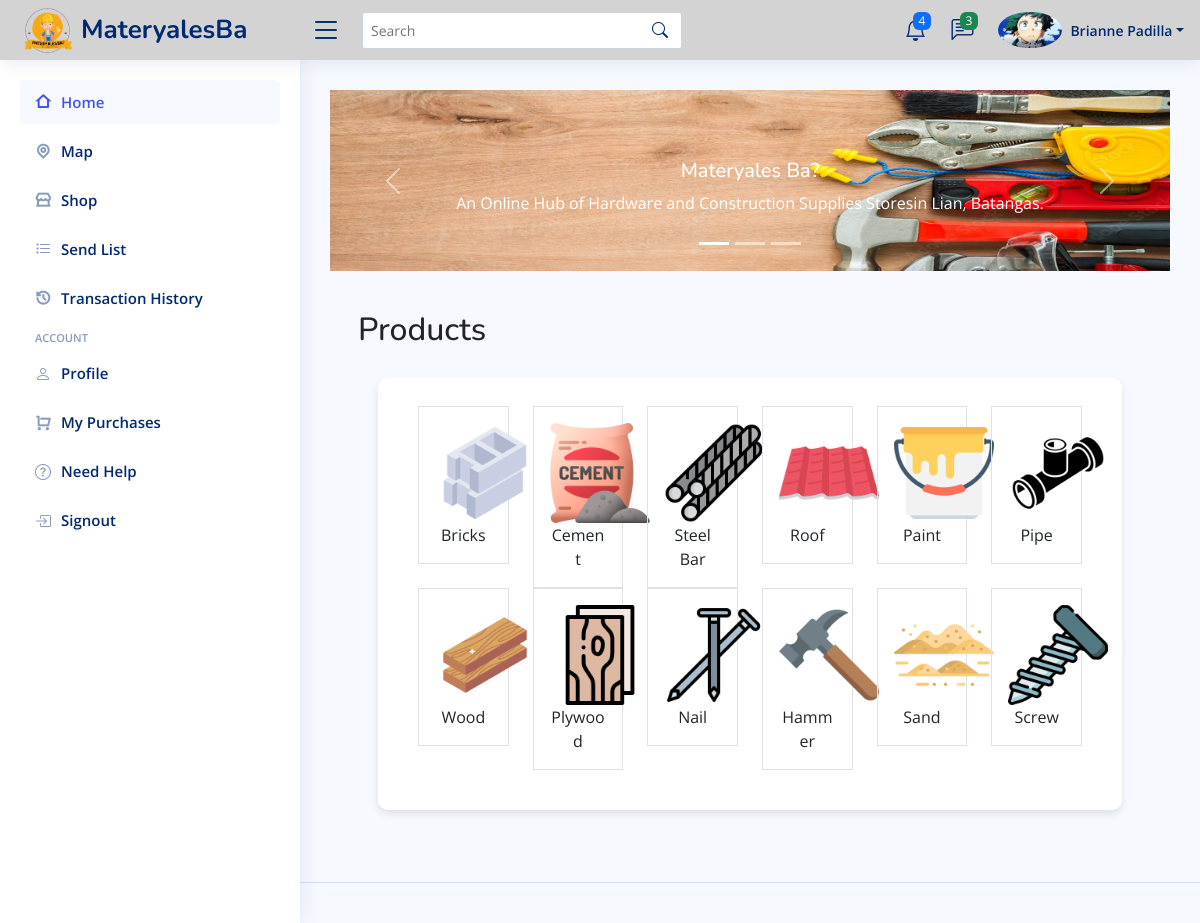
The app's page /system2/customer.php (signed in) with its own data.
### tables this page shows
CREATE TABLE `user_form` (
  `id` int(255) NOT NULL,
  `name` varchar(255) NOT NULL,
  `gender` varchar(255) NOT NULL,
  `address` varchar(255) NOT NULL,
  `contact` varchar(255) NOT NULL,
  `email` varchar(255) NOT NULL,
  `username` varchar(255) NOT NULL,
  `password` varchar(255) NOT NULL,
  `user_type` varchar(255) NOT NULL DEFAULT '',
  `image` varchar(255) NOT NULL,
  `date` date NOT NULL DEFAULT current_timestamp()
);

### system2/customer.php (the view, shortened to what this page needs)
<?php
include 'config.php';
$customer_id = $_SESSION['customer_id'];
?>
<!DOCTYPE html>
<html lang="en">
<head>
  <link href="assets/vendor/bootstrap/css/bootstrap.min.css" rel="stylesheet">
  <link href="assets/vendor/bootstrap-icons/bootstrap-icons.css" rel="stylesheet">
  <link href="assets/vendor/boxicons/css/boxicons.min.css" rel="stylesheet">
  <link href="assets/vendor/quill/quill.snow.css" rel="stylesheet">
  <link href="assets/vendor/quill/quill.bubble.css" rel="stylesheet">
  <link href="assets/vendor/remixicon/remixicon.css" rel="stylesheet">
  <link href="assets/vendor/simple-datatables/style.css" rel="stylesheet">
  <link href="assets/css/style.css" rel="stylesheet">
</head>
<body>
<header id="header" class="header fixed-top d-flex align-items-center">
  <div class="d-flex align-items-center justify-content-between">
    <a href="index.html" class="logo d-flex align-items-center">
      <img src="assets/img/materyalesba.png" alt="">
      <span class="d-none d-lg-block">MateryalesBa</span>
    </a>
    <i class="bi bi-list toggle-sidebar-btn"></i>
  </div>
  <div class="search-bar">
    <form class="search-form d-flex align-items-center" method="POST" action="#">
      <input type="text" name="query" placeholder="Search" title="Enter search keyword">
      <button type="submit" title="Search"><i class="bi bi-search"></i></button>
    </form>
  </div>
  <nav class="header-nav ms-auto">
    <ul class="d-flex align-items-center">
      <li class="nav-item dropdown">
        <a class="nav-link nav-icon" href="#" data-bs-toggle="dropdown">
          <i class="bi bi-bell"></i>
          <span class="badge bg-primary badge-number">4</span>
        </a>
      </li>
      <li class="nav-item dropdown">
        <a class="nav-link nav-icon" href="#" data-bs-toggle="dropdown">
          <i class="bi bi-chat-left-text"></i>
          <span class="badge bg-success badge-number">3</span>
        </a>
      </li>
      <li class="nav-item dropdown pe-3">
        <?php
        $select_profile = $conn->prepare("SELECT * FROM `user_form` WHERE id = ?");
        $select_profile->execute([$customer_id]);
        $fetch_profile = $select_profile->fetch(PDO::FETCH_ASSOC);
        ?>
        <a class="nav-link nav-profile d-flex align-items-center pe-0" href="#" data-bs-toggle="dropdown">
          <img src="uploaded_img/<?= $fetch_profile['image']; ?>" alt="" class="rounded-circle">
          <span class="d-none d-md-block dropdown-toggle ps-2"><?= $fetch_profile['name']; ?></span>
        </a>
      </li>
    </ul>
  </nav>
</header>
     <aside id="sidebar" class="sidebar">
    <ul class="sidebar-nav" id="sidebar-nav">
      <li class="nav-item">
        <a class="nav-link " href="customer.php">
          <i class="ri-home-2-line"></i>
          <span>Home</span>
        </a>
      </li>
      <li class="nav-item">
        <a class="nav-link collapsed" href="customer_map.php">
          <i class="ri-map-pin-line"></i>
          <span>Map</span>
        </a>
      </li>
      <li class="nav-item">
        <a class="nav-link collapsed" href="customer_shop.php">
          <i class="ri-store-2-line"></i>
          <span>Shop</span>
        </a>
      </li>
          <li class="nav-item">
           <a class="nav-link collapsed" href="customer_list.php">
             <i class="bi bi-list-task"></i>
             <span>Send List</span>
            </a>
          </li>
      <li class="nav-item">
        <a class="nav-link collapsed" href="customer_transact_history.php">
          <i class="ri-history-line"></i>
          <span>Transaction History</span>
        </a>
      </li>
      <li class="nav-heading">Account</li>
          <li class="nav-item">
            <a class="nav-link collapsed" href="customer_profile.php">
              <i class="bi bi-person"></i>
              <span>Profile</span>
            </a>
          </li>
                <li class="nav-item">
        <a class="nav-link collapsed" href="customer_purchase.php">
          <i class="ri-shopping-cart-line"></i>
          <span>My Purchases</span>
        </a>
      </li>
      <li class="nav-item">
        <a class="nav-link collapsed" href="pages-blank.html">
          <i class="bi bi-question-circle"></i>
          <span>Need Help</span>
        </a>
      </li>
      <li class="nav-item">
        <a class="nav-link collapsed" href="login_form.php">
          <i class="bi bi-box-arrow-in-right"></i>
          <span>Signout</span>
        </a>
      </li>
    </ul>
    </aside>
  <main id="main" class="main">
    <div id="carouselExampleCaptions" class="carousel slide" data-bs-ride="carousel">
      <div class="carousel-indicators">
        <button type="button" data-bs-target="#carouselExampleCaptions" data-bs-slide-to="0" class="active" aria-current="true" aria-label="Slide 1"></button>
        <button type="button" data-bs-target="#carouselExampleCaptions" data-bs-slide-to="1" aria-label="Slide 2"></button>
        <button type="button" data-bs-target="#carouselExampleCaptions" data-bs-slide-to="2" aria-label="Slide 3"></button>
      </div>
      <div class="carousel-inner">
        <div class="carousel-item active">
          <img src="assets/img/s-1.jpg" class="d-block w-100" alt="Wild Landscape">
          <div class="carousel-caption d-none d-md-block">
            <h5>Materyales Ba?</h5>
            <p>An Online Hub of Hardware and Construction Supplies Storesin Lian, Batangas.</p>
          </div>
        </div>
      </div>
      <button class="carousel-control-prev" type="button" data-bs-target="#carouselExampleCaptions" data-bs-slide="prev">
        <span class="carousel-control-prev-icon" aria-hidden="true"></span>
      </button>
      <button class="carousel-control-next" type="button" data-bs-target="#carouselExampleCaptions" data-bs-slide="next">
        <span class="carousel-control-next-icon" aria-hidden="true"></span>
      </button>
    </div>
<div class="container mt-4">
  <div class="bg-lightgrey text-dark p-3 mb-3">
    <h2>Products</h2>
  <div class="row">
    <div class="col-md-12 ">
      <div class="card">
        <div class="card-body">
          <div class="row">
            <div class="col-md-2 mb-3">
              <div class="border p-3">
                <div class="product-item text-center">
                  <a href="customer_shop.php">
                    <img src="assets/img/bricks.png" alt="Product Image" width="100" height="100">
                  </a>
                  <div class="product-name">Bricks</div>
                </div>
              </div>
            </div>
            <div class="col-md-2">
              <div class="border p-3">
              <div class="product-item text-center">
                <a href="customer_shop.php">
                <img src="assets/img/cement.png" alt="Product Image" width="100" height="100">
              </a>
                <div class="product-name">Cement</div>
              </div>
            </div>
          </div>
            <div class="col-md-2">
              <div class="border p-3">
              <div class="product-item text-center">
                <a href="customer_shop.php">
                <img src="assets/img/iron-bar.png" alt="Product Image" width="100" height="100">
              </a>
                <div class="product-name">Steel Bar</div>
              </div>
            </div>
          </div>
            <div class="col-md-2">
              <div class="border p-3">
              <div class="product-item text-center">
                <a href="customer_shop.php">
                <img src="assets/img/roof.png" alt="Product Image" width="100" height="100">
              </a>
                <div class="product-name">Roof</div>
              </div>
            </div>
            </div>
            <div class="col-md-2">
              <div class="border p-3">
              <div class="product-item text-center">
                <a href="customer_shop.php">
                <img src="assets/img/paint-bucket.png" alt="Product Image" width="100" height="100">
              </a>
                <div class="product-name">Paint</div>
              </div>
            </div>
          </div>
            <div class="col-md-2">
              <div class="border p-3">
              <div class="product-item text-center">
                <a href="customer_shop.php">
                <img src="assets/img/pipe.png" alt="Product Image" width="100" height="100">
              </a>
                <div class="product-name">Pipe</div>
              </div>
            </div>
            </div>
            <div class="col-md-2 mb-3">
              <div class="border p-3">
              <div class="product-item text-center">
                <a href="customer_shop.php">
                <img src="assets/img/wood-plank.png" alt="Product Image" width="100" height="100">
              </a>
                <div class="product-name">Wood</div>
              </div>
            </div>
          </div>
            <div class="col-md-2">
              <div class="border p-3">
              <div class="product-item text-center">
                <a href="customer_shop.php">
                <img src="assets/img/plywood.png" alt="Product Image" width="100" height="100">
              </a>
                <div class="product-name">Plywood</div>
              </div>
            </div>
          </div>
            <div class="col-md-2">
              <div class="border p-3">
              <div class="product-item text-center">
                <a href="customer_shop.php">
                <img src="assets/img/nail.png" alt="Product Image" width="100" height="100">
              </a>
                <div class="product-name">Nail</div>
              </div>
            </div>
          </div>
            <div class="col-md-2">
              <div class="border p-3">
              <div class="product-item text-center">
                <a href="customer_shop.php">
                <img src="assets/img/hammer.png" alt="Product Image" width="100" height="100">
              </a>
                <div class="product-name">Hammer</div>
              </div>
            </div>
            </div>
            <div class="col-md-2">
              <div class="border p-3">
              <div class="product-item text-center">
                <a href="customer_shop.php">
                <img src="assets/img/sand.png" alt="Product Image" width="100" height="100">
              </a>
                <div class="product-name">Sand</div>
              </div>
            </div>
          </div>
            <div class="col-md-2">
              <div class="border p-3">
              <div class="product-item text-center">
                <a href="customer_shop.php">
                <img src="assets/img/bolt.png" alt="Product Image" width="100" height="100">
              </a>
                <div class="product-name">Screw</div>
              </div>
            </div>
            </div>
          </div>
        </div>
      </div>
    </div>
  </div>
</div>
  </main>
  <footer id="footer" class="footer">
  </footer>
</body>
</html>

### system2/assets/css/style.css (style rules this page uses)
:root { scroll-behavior: smooth; }
body { font-family: "Open Sans", sans-serif; background: #f6f9ff; color: #444444; }
a { color: #4154f1; text-decoration: none; }
h1, h2, h3, h4, h5, h6 { font-family: "Nunito", sans-serif; }
#main { margin-top: 60px; padding: 20px 30px; transition: all 0.3s; }
.card { margin-bottom: 30px; border: none; border-radius: 5px; box-shadow: 0px 0 30px rgba(1, 41, 112, 0.1); }
.card-body { padding: 0 20px 20px 20px; }
.logo { line-height: 1; }
@media (min-width: 1200px) { .logo { width: 280px; } }
.logo img { max-height: 55px; margin-right: 6px; }
.logo span { font-size: 26px; font-weight: 700; color: #012970; font-family: "Nunito", sans-serif; }
.header { transition: all 0.5s; z-index: 997; height: 60px; box-shadow: 0px 2px 20px rgba(1, 41, 112, 0.1); background-color: lightgrey; padding-left: 20px; }
.header .toggle-sidebar-btn { font-size: 32px; padding-left: 10px; cursor: pointer; color: #012970; }
.header .search-bar { min-width: 360px; padding: 0 20px; }
.header .search-form { width: 100%; }
.header .search-form input { border: 0; font-size: 14px; color: #012970; border: 1px solid rgba(1, 41, 112, 0.2); padding: 7px 38px 7px 8px; border-radius: 3px; transition: 0.3s; width: 100%; }
.header .search-form button { border: 0; padding: 0; margin-left: -30px; background: none; }
.header .search-form button i { color: #012970; }
.header-nav ul { list-style: none; }
.header-nav>ul { margin: 0; padding: 0; }
.header-nav .nav-icon { font-size: 22px; color: #012970; margin-right: 25px; position: relative; }
.header-nav .nav-profile { color: #012970; }
.header-nav .nav-profile img { max-height: 36px; }
.header-nav .nav-profile span { font-size: 14px; font-weight: 600; }
.header-nav .badge-number { position: absolute; inset: -2px -5px auto auto; font-weight: normal; font-size: 12px; padding: 3px 6px; }
.sidebar { position: fixed; top: 60px; left: 0; bottom: 0; width: 300px; z-index: 996; transition: all 0.3s; padding: 20px; overflow-y: auto; scrollbar-width: thin; scrollbar-color: #aab7cf transparent; box-shadow: 0px 0px 20px rgba(1, 41, 112, 0.1); background-color: #fff; }
@media (min-width: 1200px) { #main, #footer { margin-left: 300px; } }
.sidebar-nav { padding: 0; margin: 0; list-style: none; }
.sidebar-nav li { padding: 0; margin: 0; list-style: none; }
.sidebar-nav .nav-item { margin-bottom: 5px; }
.sidebar-nav .nav-heading { font-size: 11px; text-transform: uppercase; color: #899bbd; font-weight: 600; margin: 10px 0 5px 15px; }
.sidebar-nav .nav-link { display: flex; align-items: center; font-size: 15px; font-weight: 600; color: #4154f1; transition: 0.3; background: #f6f9ff; padding: 10px 15px; border-radius: 4px; }
.sidebar-nav .nav-link i { font-size: 16px; margin-right: 10px; color: #4154f1; }
.sidebar-nav .nav-link.collapsed { color: #012970; background: #fff; }
.sidebar-nav .nav-link.collapsed i { color: #899bbd; }
.footer { padding: 20px 0; font-size: 14px; transition: all 0.3s; border-top: 1px solid #cddfff; }
.card { background-color: white; border: 0px solid #ccc; }
.card { box-shadow: 0 4px 8px rgba(0, 0, 0, 0.1); border-radius: 10px; padding: 20px; margin: 20px; }

### records on screen
user_form: image (picture), name "Brianne Padilla"
